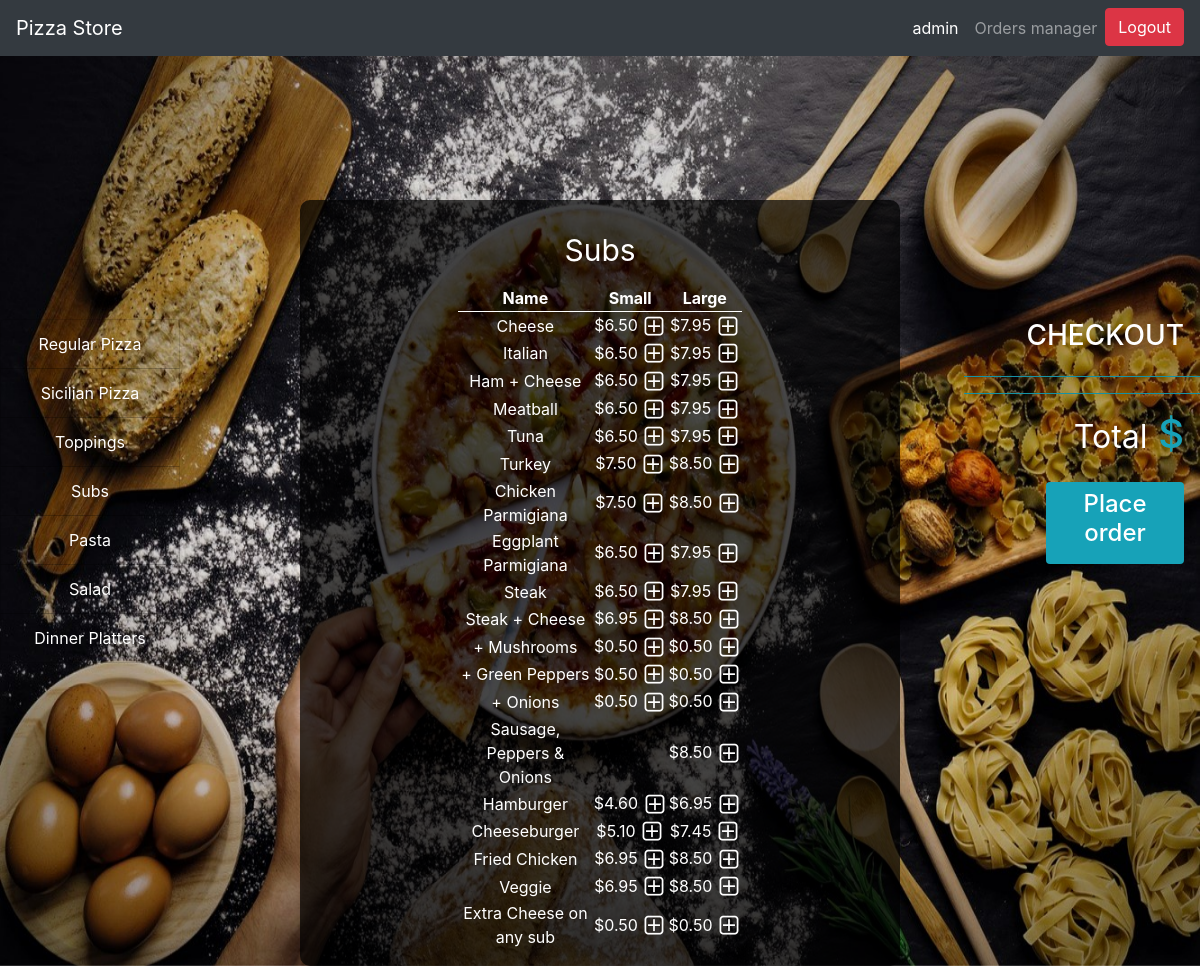
The app's page /menu/Subs (signed in) with its own data.
### orders/models.py (models this page shows, shortened)
class Category(models.Model):
    name = models.CharField(max_length=64)
    def __str__(self):
        return f"{self.name}"

class Sub(models.Model):
    name = models.CharField(max_length=64)
    small = models.DecimalField(max_digits=4, decimal_places=2, null=True, blank=True)
    large = models.DecimalField(max_digits=4, decimal_places=2)

### orders/views.py (the view)
# urls.py: path("menu/<str:category>", views.menu, name="menu"),
def menu(request,category):
    menu,columns=findTable(category)
    order_number=User_order.objects.get(user=request.user,status='initiated').order_number
    context = {
        "user":request.user,
        "Checkout":Order2.objects.filter(user=request.user,number=order_number),
        "Checkout_category":Order2.objects.filter(user=request.user,number=order_number).values_list('category').distinct(),
        "Total":list(Order2.objects.filter(user=request.user,number=order_number).aggregate(Sum('price')).values())[0],
        "Category": Category.objects.all(),
        "Active_category":category,
        "Menu": menu,
        "Columns":columns,
        "Topping_price": 0.00,
        "Order_number":order_number
    }
    return render(request,"menu.html",context)

### orders/views.py (called while the page is built)
def findTable(category):
    if category == "Regular Pizza":
        menu=Regular_pizza.objects.all()
        columns=3
    elif category == "Sicilian Pizza":
        menu=Sicilian_pizza.objects.all()
        columns=3
    elif category == "Toppings":
        menu=Topping.objects.all()
        columns=1
    elif category == "Subs":
        menu=Sub.objects.all()
        columns=3
    elif category == "Pasta":
        menu=Pasta.objects.all()
        columns=2
    elif category == "Salad":
        menu=Salad.objects.all()
        columns=2
    elif category == "Dinner Platters":
        menu=Dinner_platter.objects.all()
        columns=3
    return menu,columns

### orders/templates/menu.html (shortened to what this page needs)
{% extends "layout.html" %}
{% block body%}
<div class='p-3'>
    <table class='table-small w-50 mx-auto text-center '>
        <caption style='caption-side:top;color:white;font-size: 30px;text-align: center'>{{Active_category}}</caption>
        {% if Columns == 3 %}
        <thead class='thead-light'>
        <tr>
            <th>Name</th>
            <th>Small</th>
            <th>Large</th>
        </tr>
        </thead>
        <tbody>
        {% for row in Menu %}
        <tr>
            {% load static %}
            <td>{{row.name}}</td>
            {% if row.small == None %}
            <td></td>
            {% else %}
            <td>${{row.small}}&nbsp;<a href="{% url 'add' Active_category row.name row.small %}"><img class='plus'
                                                                                                      src="{% static 'plus.png' %}"></a>
            </td>
            {% endif %}
            <td>${{row.large}}&nbsp;<a href="{% url 'add' Active_category row.name row.large %}"><img class='plus'
                                                                                                      src="{% static 'plus.png' %}"></a>
            </td>
        </tr>
        {% endfor %}
        </tbody>
        {% endif %}
    </table>
</div>
{% endblock %}

### orders/templates/layout.html (shortened to what this page needs)
<!DOCTYPE html>
<html style="height:100%">
<head>
    {% load static %}
    <link rel="stylesheet" type="text/css" href="{% static 'styles.css' %}">
    <link rel="stylesheet" href="https://maxcdn.bootstrapcdn.com/bootstrap/4.1.3/css/bootstrap.min.css">
</head>
<body style="height:100%">
<img id='pizza_background' src="{% static 'pizza_background.jpg' %}">
{% if Category %}
<nav class="navbar navbar-expand-lg navbar-dark bg-dark">
    <a class="navbar-brand" href="{% url 'index' %}">Pizza Store</a>
    <div class="collapse navbar-collapse" id="navbarNav">
        <ul class="nav navbar-nav ml-auto">
            <li class="nav-item active">
                <a class="nav-link" href="{% url 'index' %}">{{user.username}}<span class="sr-only">(current)</span></a>
            </li>
            {% if user.is_superuser %}
            <li class="nav-item">
                <a class="nav-link" href="{% url 'orders_manager' user Order_number %}">Orders manager</a>
            </li>
            {% endif %}
            <li class="nav-item ">
                <a href="{% url 'logout' %}">
                    <button type="button" class="btn btn-danger">Logout</button>
                </a>
            </li>
        </ul>
    </div>
</nav>
{% endif %}
<div id='category' class="list-group text-center">
    {% for category in Category %}
    <a href="{% url 'menu' category  %}" class="list-group-item list-group-item-action">{{category}}</a>
    {% endfor %}
</div>
<br>
<br>
<br>
<br>
<br>
<br>
<div id='center_box' class='w-50  mx-auto  '>
    {% block body%}
    {% endblock %}
</div>
<div id='checkout' class='list-group text-right '>
    {% if Category %}
    <h3 class=' text-right pr-3'>CHECKOUT</h3>
    <ul>
        <hr class='bg-info'>
        <hr class='bg-info'>
        <li class='text-info text-right pr-3 '><h1><small class='text-white'>Total</small> ${{Total|floatformat:2}}</h1>
        </li>
    </ul>
    <a id='place_order' href="{% url 'my_orders' Order_number %}">
        <div class='bg-info w-50 rounded p-2  ml-auto mr-3 text-center text-white '><h4>Place order</h4></div>
    </a>
    {% endif %}
</div>
</body>
</html>

### orders/static/styles.css (style rules this page uses)
#pizza_background { position: fixed; z-index:-99; width: 100%; height: 100%; }
#category { position: absolute; top:33%; width:15%; }
#category a { color:white; background-color: transparent; }
#center_box,#username { background-color: rgba(0, 0, 0, 0.7); color: white; border-radius: 10px; }
th { border-bottom: 1px solid white; }
#checkout { color:white; position: absolute; top:33%; right:0%; width:23%; }
li { list-style-type: none; }

### records on screen
Category: name "Regular Pizza"
Category: name "Sicilian Pizza"
Category: name "Toppings"
Category: name "Subs"
Category: name "Pasta"
Category: name "Salad"
Category: name "Dinner Platters"
Sub: name "Cheese", small "6.50", large "7.95"
Sub: name "Italian", small "6.50", large "7.95"
Sub: name "Ham + Cheese", small "6.50", large "7.95"
Sub: name "Meatball", small "6.50", large "7.95"
Sub: name "Tuna", small "6.50", large "7.95"
Sub: name "Turkey", small "7.50", large "8.50"
Sub: name "Chicken Parmigiana", small "7.50", large "8.50"
Sub: name "Eggplant Parmigiana", small "6.50", large "7.95"
Sub: name "Steak", small "6.50", large "7.95"
Sub: name "Steak + Cheese", small "6.95", large "8.50"
Sub: name "+ Mushrooms", small "0.50", large "0.50"
Sub: name "+ Green Peppers", small "0.50", large "0.50"
Sub: name "+ Onions", small "0.50", large "0.50"
Sub: name "Sausage, Peppers & Onions", large "8.50"
Sub: name "Hamburger", small "4.60", large "6.95"
Sub: name "Cheeseburger", small "5.10", large "7.45"
Sub: name "Fried Chicken", small "6.95", large "8.50"
Sub: name "Veggie", small "6.95", large "8.50"
Sub: name "Extra Cheese on any sub", small "0.50", large "0.50"

### other values on screen
{{ user.username }} "admin"
